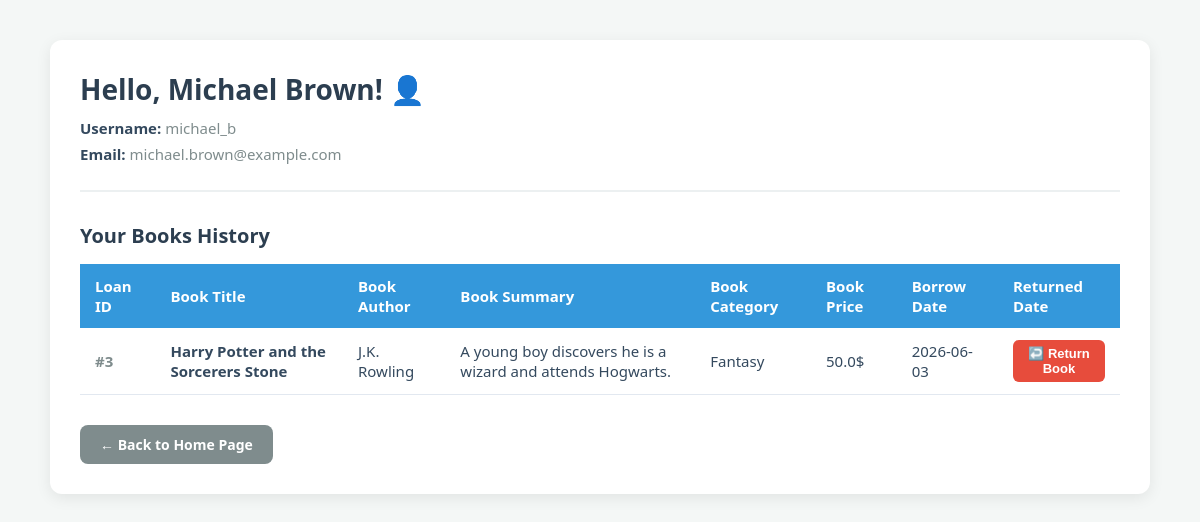
The page /profile (signed in) on the database as committed earlier.
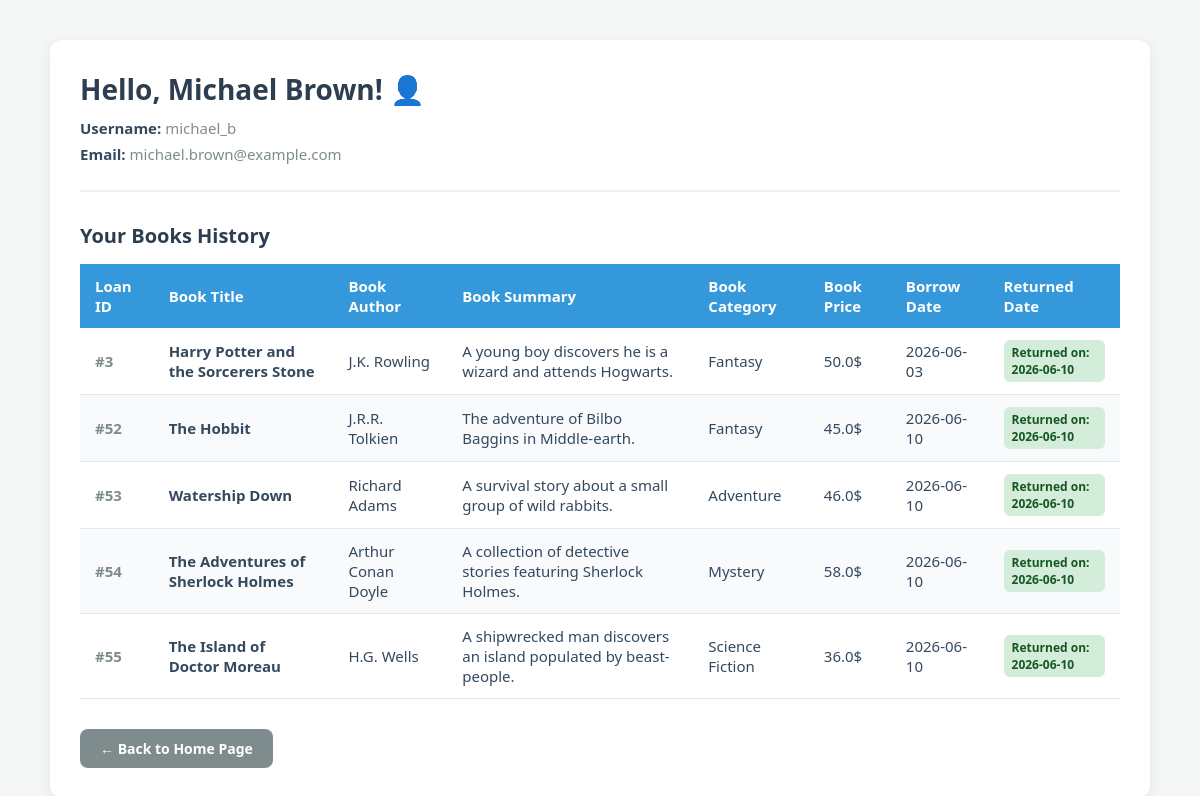
The same page on the database as committed later.
### tables this page shows
CREATE TABLE Users (
    id_user INTEGER PRIMARY KEY,
    username TEXT UNIQUE NOT NULL,
    email TEXT UNIQUE NOT NULL,
    password TEXT NOT NULL, 
    full_name TEXT NOT NULL
);

CREATE TABLE Loans (
    id INTEGER PRIMARY KEY,
    id_user INTEGER NOT NULL,
    book_id INTEGER NOT NULL,
    borrow_date TEXT NOT NULL,       
    return_due_date TEXT NOT NULL,   
    actual_return_date TEXT,         
    FOREIGN KEY (id_user) REFERENCES Users(id_user),
    FOREIGN KEY (book_id) REFERENCES Books(id)
);

CREATE TABLE Books (
    id INTEGER PRIMARY KEY,
    title TEXT NOT NULL,
    author TEXT NOT NULL,
    summary TEXT,
    category TEXT,
    price REAL,
    rating REAL
);

### routers/users.py (the view)
@router.get("/profile")
def get_profile(request:Request):
    user_id = request.cookies.get("id_user")
    if user_id is None:
        return RedirectResponse(url="/", status_code=303)
    conn = sqlite3.connect("library.db")
    cursor = conn.cursor()
    cursor.execute(""" select full_name, username, email
                        from Users
                        where id_user = ?
                        """, (user_id,))
    user = cursor.fetchone()
    if user is None:
        return templates.TemplateResponse(request, "index.html", {"Message": "User not found"})
    cursor.execute(""" select l.id,
                              b.title,
                              b.author,
                              b.summary,
                              b.category,
                              b.price,
                              l.borrow_date,
                              l.actual_return_date
                        from Loans as l
                        inner join Books as b
                        on b.id = l.book_id
                        where l.id_user = ? """ ,(user_id,))
    books = cursor.fetchall()
    conn.close()
    return templates.TemplateResponse(request, "profile.html" ,
                                      {
                                        "full_name": user[0],
                                         "username": user[1],
                                          "email" : user[2],
                                           "books": books })

### templates/profile.html (shortened to what this page needs)
<!DOCTYPE html>
<html>
<head>
</head>
<body>
    <div class="profile-container">
        <div class="user-info">
            <h1>Hello, {{full_name}}! 👤</h1>
            <p><strong>Username:</strong> {{username}}</p>
            <p><strong>Email:</strong> {{email}}</p>
        </div>
        <h2>Your Books History</h2>
        {% if books %}
        <table>
            <thead>
                <tr>
                    <th>Loan ID</th>
                    <th>Book Title</th>
                    <th>Book Author</th>
                    <th>Book Summary</th>
                    <th>Book Category</th>
                    <th>Book Price</th>
                    <th>Borrow Date</th>
                    <th>Returned Date</th>
                </tr>
            </thead>
            <tbody>
                {% for book in books %}
                <tr>
                    <td><span style="color: #7f8c8d; font-weight: bold;">#{{book[0]}}</span></td>
                    <td><strong>{{book[1]}}</strong></td>
                    <td>{{book[2]}}</td>
                    <td>{{book[3]}}</td>
                    <td>{{book[4]}}</td>
                    <td>{{book[5]}}$</td>
                    <td>{{book[6]}}</td>
                    <td>
                        {% if book[7] %}
                            <span class="status-tag status-returned">Returned on: {{book[7]}}</span>
                        {% else %}
                            <form action="/loans/return-confirm" method="POST" class="return-form">
                                <button type="submit" class="return-btn">↩️ Return Book</button>
                            </form>
                        {% endif %}
                    </td>
                </tr>
                {% endfor %}
            </tbody>
        </table>
        {% else %}
            <p class="no-history">No book history found for this account yet.</p>
        {% endif %}
        <a href="/" class="back-btn">← Back to Home Page</a>
    </div>
</body>
</html>

### templates/profile.html (style rules this page uses)
body { font-family: 'Segoe UI', Tahoma, Geneva, Verdana, sans-serif; background-color: #f4f7f6; margin: 0; padding: 40px 20px; color: #2c3e50; display: flex; flex-direction: column; align-items: center; }
.profile-container { background-color: white; padding: 30px; border-radius: 12px; box-shadow: 0 4px 15px rgba(0, 0, 0, 0.08); max-width: 1100px; width: 100%; box-sizing: border-box; }
.user-info { border-bottom: 2px solid #ecf0f1; padding-bottom: 20px; margin-bottom: 30px; }
.user-info h1 { margin: 0 0 10px 0; color: #2c3e50; font-size: 28px; }
.user-info p { margin: 6px 0; color: #7f8c8d; font-size: 15px; }
.user-info strong { color: #34495e; }
h2 { color: #2c3e50; font-size: 20px; margin-bottom: 15px; }
table { width: 100%; border-collapse: collapse; margin-top: 10px; font-size: 15px; text-align: left; }
th { background-color: #3498db; color: white; padding: 12px 15px; font-weight: 600; }
td { padding: 12px 15px; border-bottom: 1px solid #e2e8f0; color: #34495e; vertical-align: middle; }
tr:nth-child(even) { background-color: #f8fafc; }
.status-tag { padding: 4px 8px; border-radius: 6px; font-size: 12px; font-weight: bold; display: inline-block; }
.status-returned { background-color: #d4edda; color: #155724; }
.back-btn { display: inline-block; margin-top: 30px; background-color: #7f8c8d; color: white; text-decoration: none; padding: 10px 20px; border-radius: 8px; font-weight: bold; font-size: 14px; transition: background-color 0.3s ease; }

Rows that differ between the two databases and show on the page:
changed Loans "Harry Potter and the Sorcerers Stone": actual_return_date (not shown) → "2026-06-10"; no longer shows "↩️ Return Book"
now on this page (row edited): Loans: id "52", title "The Hobbit", author "J.R.R. Tolkien", summary "The adventure of Bilbo Baggins in Middle-earth.", category "Fantasy", price "45.0", borrow_date "2026-06-10", actual_return_date "2026-06-10"
now on this page (row edited): Loans: id "53", title "Watership Down", author "Richard Adams", summary "A survival story about a small group of wild rabbits.", category "Adventure", price "46.0", borrow_date "2026-06-10", actual_return_date "2026-06-10"
now on this page (row edited): Loans: id "54", title "The Adventures of Sherlock Holmes", author "Arthur Conan Doyle", summary "A collection of detective stories featuring Sherlock Holmes.", category "Mystery", price "58.0", borrow_date "2026-06-10", actual_return_date "2026-06-10"
added Loans: id "55", title "The Island of Doctor Moreau", author "H.G. Wells", summary "A shipwrecked man discovers an island populated by beast-people.", category "Science Fiction", price "36.0", borrow_date "2026-06-10", actual_return_date "2026-06-10"
